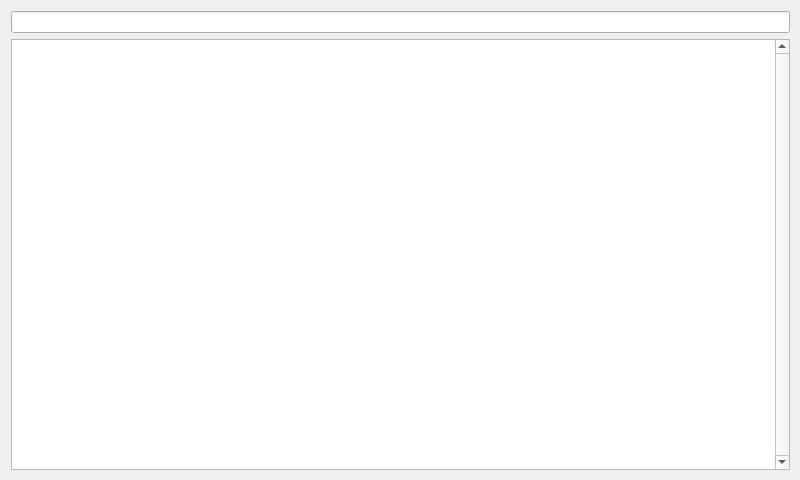
<?xml version="1.0" encoding="UTF-8"?>
<ui version="4.0">
 <class>MainWindow</class>
 <widget class="QMainWindow" name="MainWindow">
  <property name="geometry">
   <rect>
    <x>0</x>
    <y>0</y>
    <width>800</width>
    <height>480</height>
   </rect>
  </property>
  <property name="windowTitle">
   <string>MainWindow</string>
  </property>
  <widget class="QWidget" name="centralWidget">
   <widget class="QWidget" name="verticalLayoutWidget">
    <property name="geometry">
     <rect>
      <x>0</x>
      <y>0</y>
      <width>801</width>
      <height>481</height>
     </rect>
    </property>
    <layout class="QVBoxLayout" name="verticalLayout">
     <item>
      <widget class="QLineEdit" name="edtStatus"/>
     </item>
     <item>
      <widget class="QTextEdit" name="edtEntry">
       <property name="sizePolicy">
        <sizepolicy hsizetype="Preferred" vsizetype="Preferred">
         <horstretch>0</horstretch>
         <verstretch>0</verstretch>
        </sizepolicy>
       </property>
       <property name="verticalScrollBarPolicy">
        <enum>Qt::ScrollBarAlwaysOn</enum>
       </property>
      </widget>
     </item>
    </layout>
   </widget>
  </widget>
 </widget>
 <layoutdefault spacing="6" margin="11"/>
 <resources/>
 <connections/>
</ui>
